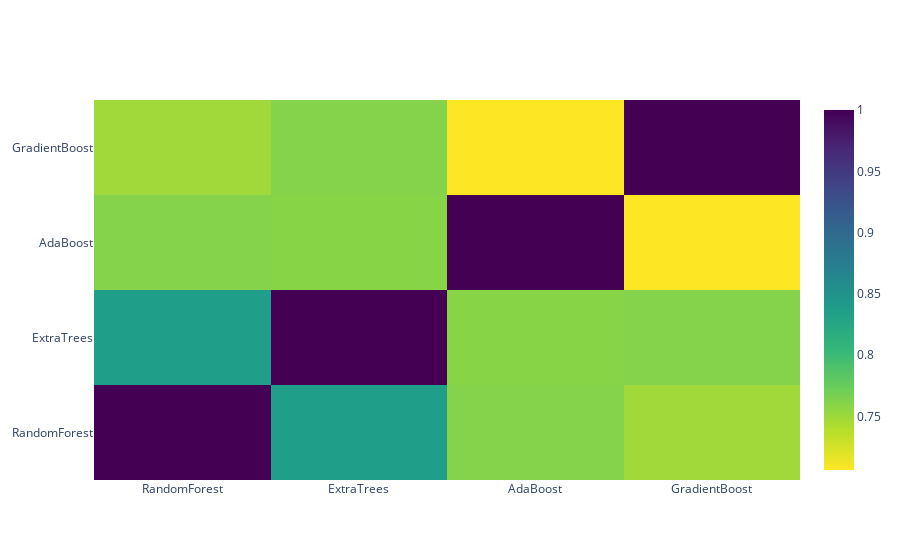

Notebook source saved alongside this figure:
### Code cell
#plot the correlation between these predictions
data = [
    go.Heatmap(
        z= base_predictions_train.astype(float).corr().values ,
        x=base_predictions_train.columns.values,
        y= base_predictions_train.columns.values,
          colorscale='Viridis',
            showscale=True,
            reversescale = True
    )
]
py.iplot(data, filename='labelled-heatmap')

### Figure 1 — Plotly figure (JSON) as saved in the notebook; plotly's stock layout.template omitted (floating-point values rounded to 4 significant figures)
{"data": [{"colorscale": [[0, "#440154"], [0.1111, "#482878"], [0.2222, "#3e4989"], [0.3333, "#31688e"], [0.4444, "#26828e"], [0.5556, "#1f9e89"], [0.6667, "#35b779"], [0.7778, "#6ece58"], [0.8889, "#b5de2b"], [1, "#fde725"]], "reversescale": true, "showscale": true, "type": "heatmap", "x": ["RandomForest", "ExtraTrees", "AdaBoost", "GradientBoost"], "y": ["RandomForest", "ExtraTrees", "AdaBoost", "GradientBoost"], "z": [[1, 0.8369, 0.7612, 0.7488], [0.8369, 1, 0.7596, 0.7617], [0.7612, 0.7596, 1, 0.7064], [0.7488, 0.7617, 0.7064, 1]]}], "layout": {}}
